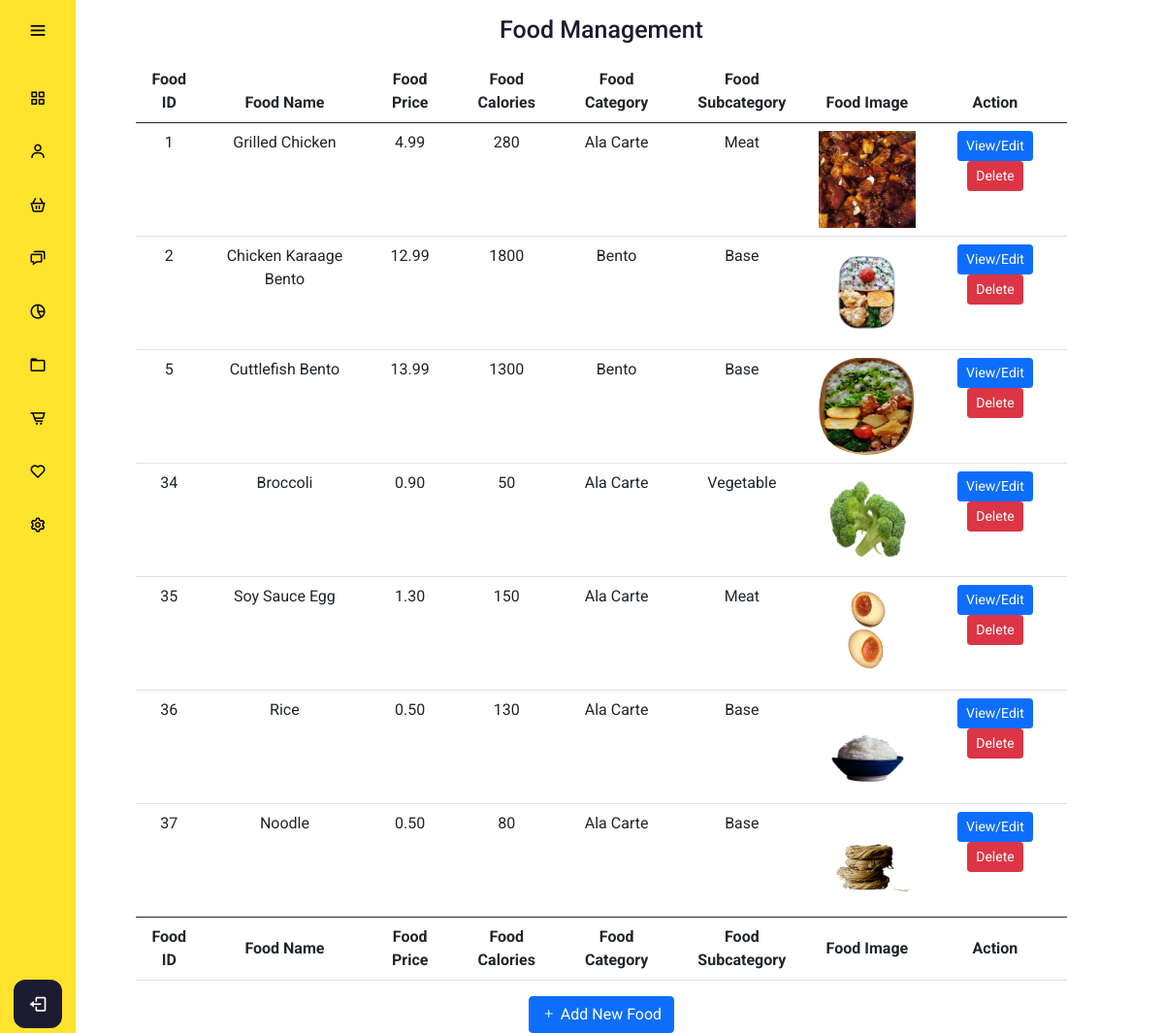
The app's page /admin/admintest.php with its own data.
### tables this page shows
CREATE TABLE `food` (
  `food_id` int(11) NOT NULL,
  `food_name` varchar(255) NOT NULL,
  `food_category` varchar(128) NOT NULL,
  `food_subcategory` varchar(128) NOT NULL,
  `food_healthierchoice` smallint(6) DEFAULT '0',
  `food_vegan` smallint(6) DEFAULT NULL,
  `food_price` decimal(10,2) NOT NULL,
  `food_calories` int(11) NOT NULL,
  `food_img` varchar(256) DEFAULT NULL
);

### config/db.php (called while the page is built, shortened)
<?php
class DB {
  protected static $mdb = null;
  public static function getMDB() {
    $mdb = DB::$mdb;
    if ($mdb === null) {
      $mdb = DB::$mdb = new MeekroDB();
    }
    $mdb->sync_config();
    return $mdb;
  }
  public static function query() { $args = func_get_args(); return call_user_func_array(array(DB::getMDB(), 'query'), $args); }
}
class MeekroDB {
  public $encoding = 'latin1';
  public $connect_options = array(MYSQLI_OPT_CONNECT_TIMEOUT => 30);
  public $internal_mysql = null;
  public function __construct($host=null, $user=null, $password=null, $dbName=null, $port=null, $encoding=null, $socket=null)  {
    if ($encoding === null) $encoding = DB::$encoding;
    $this->encoding = $encoding;
  }
  public function get() {
    $mysql = $this->internal_mysql;
    if (!($mysql instanceof MySQLi)) {
      $mysql = new mysqli();
      foreach ($this->connect_options as $key => $value) {
        $mysql->options($key, $value);
      }
      $mysql->set_charset($this->encoding);
      $this->internal_mysql = $mysql;
    }
    return $mysql;
  }
  protected function preparseQueryParams() {
    $args = func_get_args();
    $sql = trim(strval(array_shift($args)));
    $args_all = $args;
    if (count($args_all) == 0) return array($sql);
    $chunkyQuery = array();
    return $chunkyQuery;
  }
  public function parseQueryParams() {
    $args = func_get_args();
    $chunkyQuery = call_user_func_array(array($this, 'preparseQueryParams'), $args);
    $query = '';
    foreach ($chunkyQuery as $chunk) {
      if (is_string($chunk)) {
        $query .= $chunk;
        continue;
      }
      $result = '';
      $query .= $result;
    }
    return $query;
  }
  protected function prependCall($function, $args, $prepend) { array_unshift($args, $prepend); return call_user_func_array($function, $args); }
  public function query() { $args = func_get_args(); return $this->prependCall(array($this, 'queryHelper'), $args, 'assoc'); }
  protected function queryHelper() {
    $args = func_get_args();
    $type = array_shift($args);
    $db = $this->get();
    $is_buffered = true;
    $row_type = 'assoc';
    $full_names = false;
    $sql = call_user_func_array(array($this, 'parseQueryParams'), $args);
    $result = $db->query($sql, $is_buffered ? MYSQLI_STORE_RESULT : MYSQLI_USE_RESULT);
    $return = array();
    while ($row = ($row_type == 'assoc' ? $result->fetch_assoc() : $result->fetch_row())) {
      $return[] = $row;
    }
    return $return;
  }
}
?>

### admin/admintest.php (the view, shortened to what this page needs)
<?php
include "../config/db.php";
?>
<!DOCTYPE html>
<html lang="en" dir="ltr">
  <head>
    <link rel="stylesheet" href="adminstyle.css">
    <link href='https://unpkg.com/boxicons@2.0.7/css/boxicons.min.css' rel='stylesheet'>
    <link href="https://cdn.jsdelivr.net/npm/bootstrap@5.0.0-beta3/dist/css/bootstrap.min.css" rel="stylesheet">
    <link rel="stylesheet" href="https://cdn.jsdelivr.net/npm/bootstrap-icons@1.4.1/font/bootstrap-icons.css">
   </head>
<body>
  <?php
  include "adminheader.php";
  ?>
  <div class="home_content">
    <div class="text">Food Management </div>
    <table class="table table-hover">
        <thead>
            <tr>
            <th scope="col">Food ID</th>
            <th scope="col">Food Name</th>
            <th scope="col">Food Price</th>
            <th scope="col">Food Calories</th>
            <th scope="col">Food Category</th>
            <th scope="col">Food Subcategory</th>
            <th scope="col">Food Image</th>
            <th scope="col">Action</th>
            </tr>
        </thead>
        <tbody>
        <?php
        $getFoodQuery = DB::query("SELECT * FROM food");
        foreach($getFoodQuery as $getFoodResult){
        ?>
            <tr class="fooddata fooddata<?php echo $getFoodResult['food_id']; ?>">
              <td class="foodid"><?php echo $getFoodResult['food_id']; ?></td>
              <td class="foodname"><?php echo ucwords($getFoodResult['food_name']); ?></td>
              <td class="foodname"><?php echo $getFoodResult['food_price']; ?></td>
              <td class="foodcalories"><?php echo $getFoodResult['food_calories']; ?></td>
              <td class="foodcategory"><?php echo ucwords($getFoodResult['food_category']); ?></td>
              <td class="foodsubcategory"><?php echo ucwords($getFoodResult['food_subcategory']); ?></td>
              <td class="foodsimg"><img src="<?php echo $getFoodResult['food_img']; ?>"></td>
              <td><button type="button" class="btn btn-primary btn-sm editFood" id="editFood" value="editFood" data-id="<?php echo $getFoodResult['food_id']; ?>" data-bs-toggle="modal" data-bs-target="#foodinfo<?php echo $getFoodResult['food_id']; ?>" >View/Edit</button>
                  <button type="button" class="btn btn-danger btn-sm deleteFood" data-id="<?php echo $getFoodResult['food_id']; ?>" data-url="<?php echo $getFoodResult['food_img'] ?>" data-name="<?php echo $getFoodResult['food_name']; ?>" >Delete</button>
              </td>
            </tr>
        <?php
        }
        ?>
        </tbody>
        <tfoot>
          <tr>
            <th scope="col">Food ID</th>
            <th scope="col">Food Name</th>
            <th scope="col">Food Price</th>
            <th scope="col">Food Calories</th>
            <th scope="col">Food Category</th>
            <th scope="col">Food Subcategory</th>
            <th scope="col">Food Image</th>
            <th scope="col">Action</th>
          </tr>
        </tfoot>
    </table>
    <button type="button" data-bs-toggle="modal" data-bs-target="#addFood" class="btn btn-primary"><i class="bi bi-plus"></i> Add New Food</button>
  </div>
</body>
</html>

### admin/adminheader.php (shortened to what this page needs)
<div class="sidebar ">
    <div class="logo_content">
      <i class='bx bx-menu' id="btn" ></i>
    </div>
    <ul class="nav_list">
      <li>
        <a href="<?php echo htmlspecialchars(SITE_URL . "admin/adminmanagement.php"); ?>">
          <i class='bx bx-grid-alt' ></i>
        </a>
      </li>
      <li>
        <a href="<?php echo htmlspecialchars(SITE_URL . "admin/usermanagement.php"); ?>">
          <i class='bx bx-user' ></i>
        </a>
      </li>
      <li>
        <a href="<?php echo htmlspecialchars(SITE_URL . "admin/foodmanagement.php"); ?>">
          <i class='bx bx-basket' ></i>
        </a>
      </li>
      <li>
        <a href="#">
          <i class='bx bx-chat' ></i>
        </a>
      </li>
      <li>
        <a href="#">
          <i class='bx bx-pie-chart-alt-2' ></i>
        </a>
      </li>
      <li>
        <a href="#">
          <i class='bx bx-folder' ></i>
        </a>
      </li>
      <li>
        <a href="#">
          <i class='bx bx-cart-alt' ></i>
        </a>
      </li>
      <li>
        <a href="#">
          <i class='bx bx-heart' ></i>
        </a>
      </li>
      <li>
        <a href="#">
          <i class='bx bx-cog' ></i>
        </a>
      </li>
    </ul>
    <div class="profile_content">
      <div class="profile">
        <a href="<?php echo htmlspecialchars(SITE_URL . "admin/adminlogout.php"); ?>">
          <i class='bx bx-log-out adminlogout' id="log_out" ></i>
        </a>
      </div>
    </div>
  </div>

### admin/adminstyle.css (style rules this page uses)
* { margin: 0; padding: 0; box-sizing: border-box; font-family: "Roboto" , sans serif; }
body { position: relative; min-height: 100vh; width: 100%; overflow: scroll; }
.sidebar { position: fixed; top: 0; left: 0; height: 100%; width: 78px; background: #FFE32C; padding: 6px 14px; z-index: 99; transition: all 0.5s ease; }
.sidebar #btn { position: absolute; color: #000; top: 6px; left: 50%; font-size: 22px; height: 50px; width: 50px; text-align: center; line-height: 50px; transform: translateX(-50%); }
.sidebar ul { margin-top: 20px; }
.sidebar ul li { position: relative; height: 50px; width: 100%; margin: 0 5px; list-style: none; line-height: 50px; margin: 5px 0; }
.sidebar ul li a { color: #000; display: flex; align-items: center; text-decoration: none; border-radius: 12px; white-space: nowrap; transition: all 0.4s ease; }
.sidebar ul li i { font-size: 18px; font-weight: 400; height: 50px; min-width: 50px; border-radius: 12px; line-height: 50px; text-align: center; }
.sidebar .profile_content { position: absolute; color: #fff; bottom: 0; left: 0; width: 100%; }
.sidebar .profile_content .profile { position: relative; padding: 10px 6px; height: 60px; background: none; transition: all 0.4s ease; }
.profile #log_out { position: absolute; bottom: 5px; left: 50%; transform: translateX(-50%); min-width: 50px; line-height: 50px; font-size: 20px; border-radius: 12px; text-align: center; transition: all 0.4s ease; background: #1d1b31; }
.home_content { position: absolute; height: 100%; width: 80%; text-align: center; left: 140px; background: none; box-shadow: 0 5px 10px rgba(0,0,0,0.2px); transition: all 0.5s ease; justify-self: center; }
.home_content .text { font-size: 25px; font-weight: 500; color: #1d1b31; margin: 12px; }
button { border-radius: 5px; background-color: #fff; }
.nav_list { padding:0; }
.foodsimg { width:100px; height:100px; }
img { width:100px; height:100px; }
.adminlogout { text-decoration: none; color: white; }

### records on screen
food: food_id "1", food_name "Grilled Chicken", food_price "4.99", food_calories "280", food_category "Ala Carte", food_subcategory "Meat", shows a picture
food: food_id "2", food_name "Chicken Karaage Bento", food_price "12.99", food_calories "1800", food_category "Bento", food_subcategory "Base", shows a picture
food: food_id "5", food_name "Cuttlefish Bento", food_price "13.99", food_calories "1300", food_category "Bento", food_subcategory "Base", shows a picture
food: food_id "34", food_name "Broccoli", food_price "0.90", food_calories "50", food_category "Ala Carte", food_subcategory "Vegetable", food_img (picture)
food: food_id "35", food_name "Soy Sauce Egg", food_price "1.30", food_calories "150", food_category "Ala Carte", food_subcategory "Meat", food_img (picture)
food: food_id "36", food_name "Rice", food_price "0.50", food_calories "130", food_category "Ala Carte", food_subcategory "Base", food_img (picture)
food: food_id "37", food_name "Noodle", food_price "0.50", food_calories "80", food_category "Ala Carte", food_subcategory "Base", food_img (picture)
